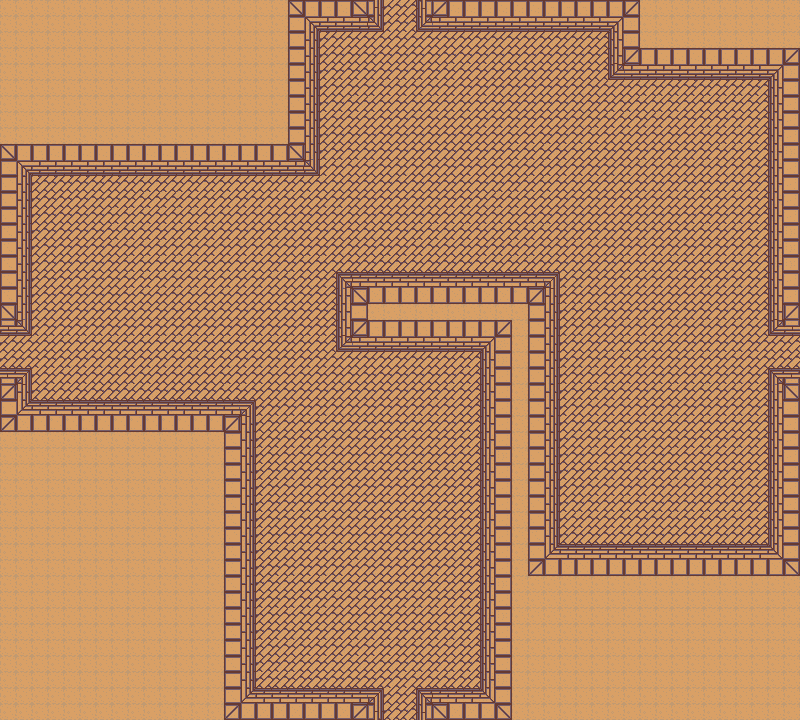

The image is a tile-based game level rendered from a .tmx file. Its description and source (layers, tilesets, objects; grid data summarised) follow:
An orthogonal 50x45 tile map with 16x16 px tiles, 1 tile layer (background), 3 tilesets and 22 objects.

<map version="1.0" orientation="orthogonal" renderorder="right-down" width="50" height="45" tilewidth="16" tileheight="16" nextobjectid="117">
 <tileset firstgid="1" name="tileset_1" tilewidth="16" tileheight="16" tilecount="1200" columns="40">
  <image source="tileset_1.png" width="640" height="480" />
 </tileset>
 <tileset firstgid="1201" name="player" tilewidth="32" tileheight="32" tilecount="1" columns="1">
  <image source="../../img/player_stand.png" width="32" height="36" />
 </tileset>
 <tileset firstgid="1202" name="scarab" tilewidth="64" tileheight="32" tilecount="1" columns="1">
  <image source="../../img/scarab.png" width="64" height="32" />
 </tileset>
 <layer name="background" width="50" height="45">
  <data>[2250 cells, 2250 non-empty, 38 distinct tile ids]</data>
 </layer>
 <objectgroup name="enemies">
  <object id="109" gid="1202" x="48" y="224" width="64" height="32" />
  <object id="110" gid="1202" x="384" y="416" width="64" height="32" />
  <object id="111" gid="1202" x="512" y="96" width="64" height="32" />
  <object id="112" gid="1202" x="576" y="528" width="64" height="32" />
  <object id="113" gid="1202" x="272" y="592" width="64" height="32" />
  <object id="114" gid="1202" x="192" y="384" width="64" height="32" />
  <object id="115" gid="1202" x="688" y="224" width="64" height="32" />
 </objectgroup>
 <objectgroup name="solids">
  <object id="80" x="0" y="0" width="320" height="176" />
  <object id="84" x="0" y="176" width="32" height="160" />
  <object id="86" x="0" y="368" width="32" height="352" />
  <object id="87" x="32" y="400" width="224" height="320" />
  <object id="88" x="256" y="688" width="128" height="32" />
  <object id="89" x="320" y="0" width="64" height="32" />
  <object id="92" x="416" y="0" width="384" height="32" />
  <object id="93" x="608" y="32" width="192" height="48" />
  <object id="94" x="768" y="80" width="32" height="256" />
  <object id="95" x="336" y="272" width="224" height="80" />
  <object id="96" x="480" y="352" width="80" height="192" />
  <object id="99" x="768" y="368" width="32" height="176" />
  <object id="106" x="480" y="544" width="320" height="176" />
  <object id="107" x="416" y="688" width="64" height="32" />
 </objectgroup>
 <objectgroup name="player">
  <object id="116" gid="1201" x="768" y="368" width="32" height="32" />
 </objectgroup>
</map>
